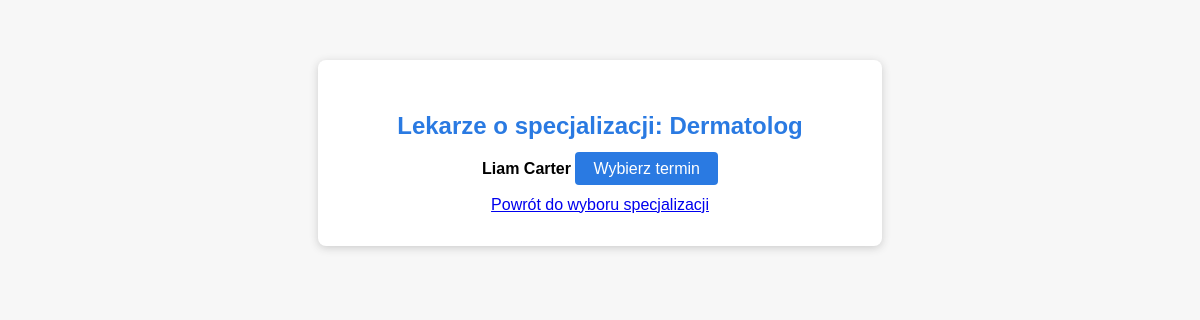
The app's page /rezerwacja/lekarz/?specjalizacja=Dermatolog (signed in) with its own data.
### rejestracja/models.py (models this page shows, shortened)
class Lekarz(models.Model):
    user = models.OneToOneField(User, on_delete=models.CASCADE)
    specjalizacja = models.CharField(max_length=100)
    zatwierdzony = models.BooleanField(default=False)

### rejestracja/views.py (the view)
# urls.py: path('rezerwacja/lekarz/', views.wybierz_lekarza, name='wybierz_lekarza'),
@login_required
def wybierz_lekarza(request):
    specjalizacja = request.GET.get('specjalizacja')
    lekarze = Lekarz.objects.filter(zatwierdzony=True, specjalizacja=specjalizacja)
    return render(request, 'rejestracja/wybierz_lekarza.html', {'lekarze': lekarze, 'specjalizacja': specjalizacja})

### rejestracja/templates/rejestracja/wybierz_lekarza.html (shortened to what this page needs)
<!DOCTYPE html>
<html lang="pl">
<head>
</head>
<body>
    <div class="container">
        <h2>Lekarze o specjalizacji: {{ specjalizacja }}</h2>
        <ul>
            {% for lekarz in lekarze %}
                <li>
                    <strong>{{ lekarz.user.first_name }} {{ lekarz.user.last_name }}</strong>
                    <a href="{% url 'wybierz_termin' lekarz.id %}" class="btn">Wybierz termin</a>
                </li>
            {% empty %}
                <li>Brak dostępnych lekarzy o tej specjalizacji.</li>
            {% endfor %}
        </ul>
        <a href="{% url 'wybierz_specjalizacje' %}">Powrót do wyboru specjalizacji</a>
    </div>
</body>
</html>

### rejestracja/templates/rejestracja/wybierz_lekarza.html (style rules this page uses)
body { font-family: Arial, sans-serif; background: #f7f7f7; }
.container { max-width: 500px; margin: 60px auto; background: #fff; padding: 32px; border-radius: 8px; box-shadow: 0 2px 8px #ccc; text-align: center; }
h2 { color: #2a7ae2; }
ul { list-style: none; padding: 0; }
li { margin-bottom: 18px; }
.btn { padding: 8px 18px; background: #2a7ae2; color: #fff; border: none; border-radius: 4px; text-decoration: none; }

### records on screen
Lekarz: specjalizacja "Dermatolog", user.first_name "Liam", user.last_name "Carter"
